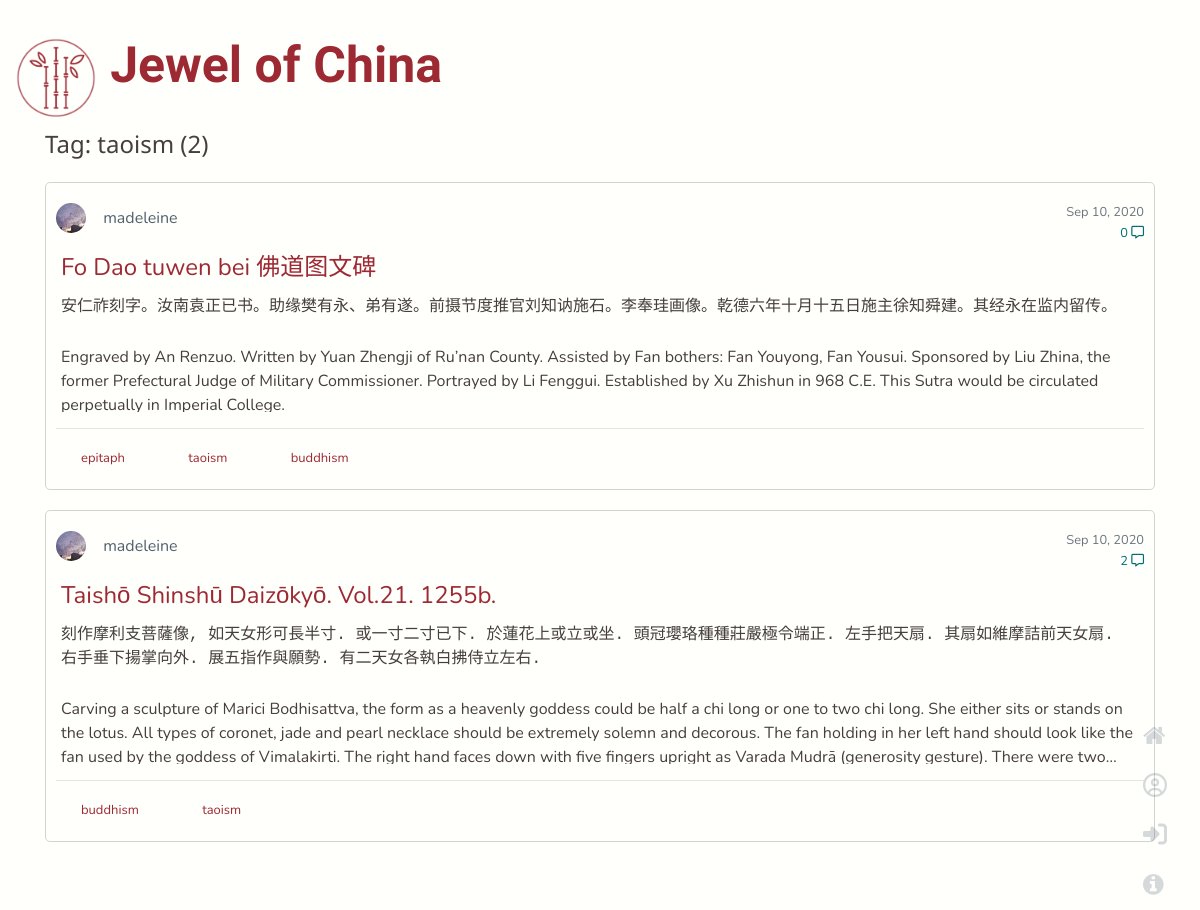
The app's page /tag/taoism with its own data.
### flaskwebsite/models.py (models this page shows, shortened)
class Tag(db.Model):
    tag_id = db.Column(db.Integer, primary_key=True)
    name = db.Column(db.String(20))

class Post(db.Model):
    post_id = db.Column(db.Integer, primary_key=True)
    title = db.Column(db.String(100), nullable=False)
    date_posted = db.Column(db.DateTime, nullable=False, default=datetime.utcnow)
    chinese_content = db.Column(db.Text, nullable=False)
    content = db.Column(db.Text, nullable=False)
    user_id = db.Column(db.Integer, db.ForeignKey('user.id'), nullable=False)
    total_comments = db.Column(db.Integer, nullable=True)
    tags = db.relationship('Tag', secondary=tags, backref=db.backref('post_tags', lazy='dynamic'))
    comments = db.relationship('Comment', backref='comments', lazy=True)

class User(db.Model, UserMixin):
    id = db.Column(db.Integer, primary_key=True)
    username = db.Column(db.String(20), unique=True, nullable=False)
    email = db.Column(db.String(120), unique=True, nullable=False)
    image_file = db.Column(db.String(20), nullable=False, default='default.jpg')
    password = db.Column(db.String(60), nullable=False)
    posts = db.relationship('Post', backref='author', lazy=True)

### flaskwebsite/routes.py (the view)
@app.route('/tag/<tag>')
def search_tag(tag):
    page = request.args.get('page', 1, type=int)
    tag = tag.replace('%20', ' ')
    tag = Tag.query.filter_by(name=tag).first_or_404()
    name = tag.name
    posts = tag.post_tags.order_by(Post.date_posted.desc())\
        .paginate(page=page, per_page=5)
    return render_template('tag.html', tag_name=name, posts=posts)

### flaskwebsite/templates/tag.html
{% extends "layout.html" %}
{% block content %}
<div class="container">
    <div class="mb-5">
        <div class="post-section">Tag: {{ tag_name }} ({{posts.total}})</div>
            <div class="post-field">
            {% for post in posts.items %}
                <article class="media post">
                    <div class="media-body">
                        <div class="article-metadata">
                             <img class="rounded-circle article-img" src="{{url_for('static',
                    filename='profile_pics/' + post.author.image_file)}}">
                            <a class="article-author ml-2" href="{{url_for('user_posts', username=post.author.username)}}">{{ post.author.username }}</a>
                            <small class="text-muted time">{{ post.date_posted.strftime('%b %d, %Y')}}</small>
                            <div >
                                <small class="comment-icon">{{ post.total_comments}}  <i class='far fa-comment-alt'></i></small>
                            </div>
                        </div>
                            <a class="article-title" href="{{url_for('post', post_id=post.post_id)}}">{{ post.title }}</a>
                            <p class="chinese limit">{{ post.chinese_content |safe}}</p>
                            <p class="article-content limit">{{ post.content |safe}}</p>
                        <hr>
                            {% for tag in post.tags %}
                                <a href="{{ url_for('search_tag', tag=tag.name)}}" class="col-sm-1 tag">
                                {{ tag.name }}
                                </a>
                            {% endfor %}
                    </div>
                </article>
            {% endfor %}
            </div>
    </div>
</div>
{% endblock %}

### flaskwebsite/static/main.css (style rules this page uses)
:root { --bgcolor: #fffffc; --primary: #9d2933; --secendory: #50616d; --third: #463f3a; --english: "Nunito"; --title: "La Belle Aurore"; --sub-title: "Noto Sans"; }
body { background-color: var(--bgcolor); color: var(--third); background-image: url("https://www.transparenttextures.com/patterns/cream-dust.png"); font-family: var(--english), sans-serif; min-height: 100vh; padding-bottom: 20px; }
.article-title { padding: 5px; color: var(--primary); font-size: x-large; display: block; }
.chinese { font-family: KaiTi, monospace; padding: 5px; }
.post { border-radius: 5px; border: solid 1px lightgrey; background-color: var(--bgcolor); margin-bottom: 20px; margin-top: 20px; padding: 20px 10px; }
.post-section { font-size: x-large; color: var(--third); font-family: var(--sub-title), sans-serif; }
.article-author { color: var(--secendory); margin-right: 30px; padding-bottom: 50px; }
.article-metadata { padding-bottom: 10px; }
.article-content { padding: 5px; font-family: var(--english); }
.limit { display: -webkit-box; -webkit-line-clamp: 3; -webkit-box-orient: vertical; overflow: hidden; text-overflow: ellipsis; line-height: 1.5em; max-height: 4.5em; }
.article-img { height: 30px; width: 30px; margin-right: 5px; margin-bottom: 1px; }
.tag { font-size: small; color: var(--primary); margin-right: 20px; margin-left: 10px; }
.time { float: right }
.comment-icon { color: #006d77; display: block; float: right; margin-top: -10px; }
img { width:100%; height:100%; }

### records on screen
Tag: name "taoism"
Post: image_file (picture), author.username "madeleine", date_posted "Sep 10, 2020", total_comments "0", title "Fo Dao tuwen bei 佛道图文碑", chinese_content "安仁祚刻字。汝南袁正已书。助缘樊有永、弟有遂。前摄节度推官刘知讷施石。李奉珪画像。乾德六年十月十五日施主徐知舜建。其经永在监内留传。", content "Engraved by An Renzuo. Written by Yuan Zhengji of Ru’nan County. Assisted by Fan bothers: Fan Youyong, Fan Yousui. Sponsored by Liu Zhina, the former Prefectural Judge of Military Commissioner. Portrayed by Li Fenggui. Established by Xu Zhishun in 968 C.E. This Sutra would be circulated perpetually in Imperial College."
Tag: name "epitaph"
Tag: name "buddhism"
Post: image_file (picture), author.username "madeleine", date_posted "Sep 10, 2020", total_comments "2", title "Taishō Shinshū Daizōkyō. Vol.21. 1255b.", chinese_content "刻作摩利支菩薩像, 如天女形可長半寸. 或一寸二寸已下. 於蓮花上或立或坐. 頭冠瓔珞種種莊嚴極令端正. 左手把天扇. 其扇如維摩詰前天女扇. 右手垂下揚掌向外. 展五指作與願勢. 有二天女各執白拂侍立左右.", content "Carving a sculpture of Marici Bodhisattva, the form as a heavenly goddess could be half a chi long or one to two chi long. She either sits or stands on the lotus. All types of coronet, jade and pearl necklace should be extremely solemn and decorous. The fan holding in her left hand should look like the fan used by the goddess of Vimalakirti. The right hand faces down with five fingers upright as Varada Mudrā (generosity gesture). There were…"

### other values on screen
{{ posts.total }} "2"
